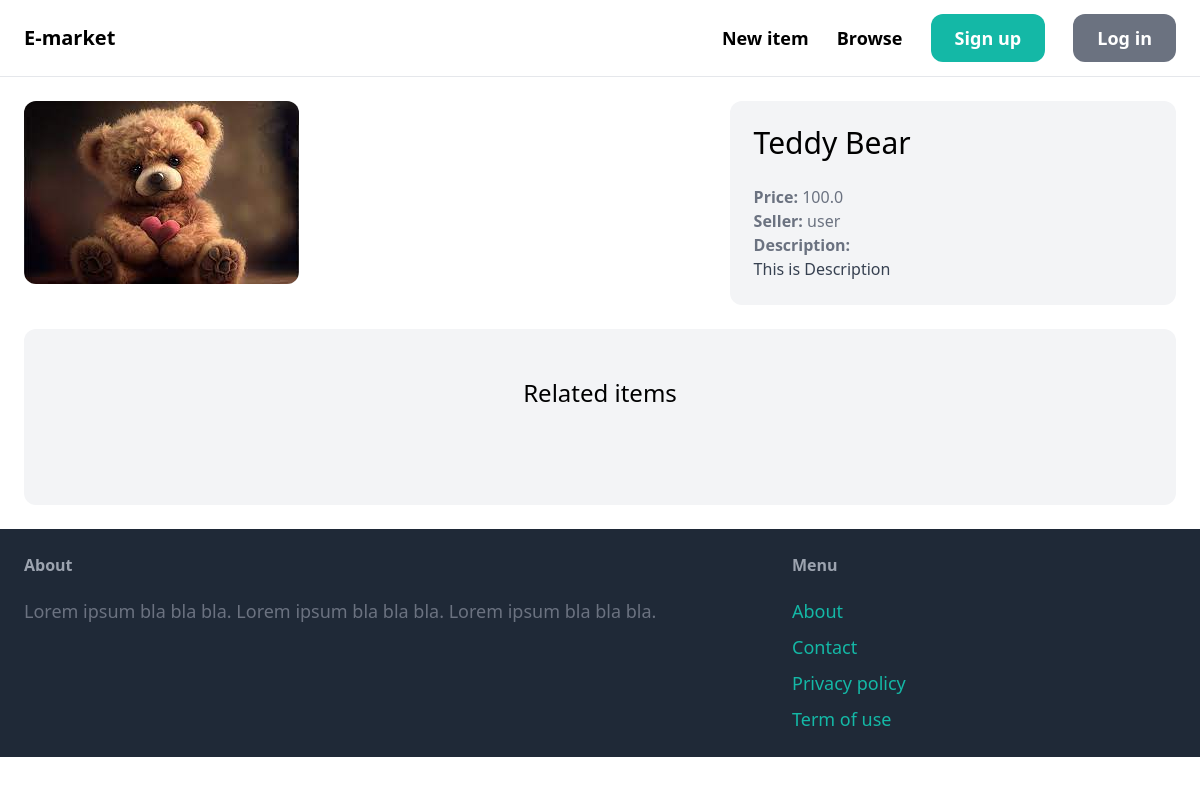
The app's page /items/1/, older data.
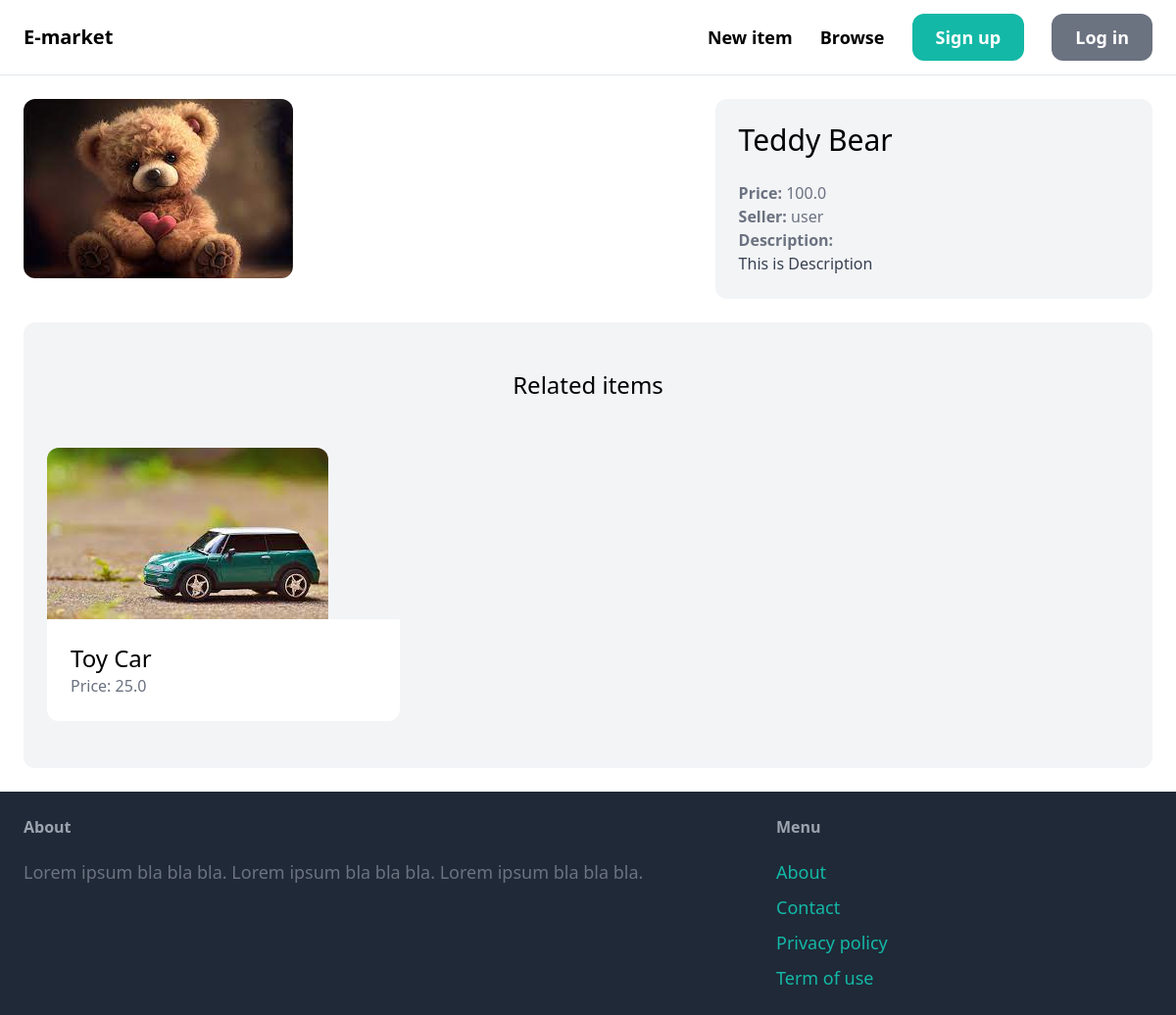
The same page, newer data.
### item/models.py (models this page shows, shortened)
class Item(models.Model):
    category = models.ForeignKey(CategoryModel, related_name='items', on_delete=models.CASCADE)
    name = models.CharField(max_length=255)
    description = models.TextField(blank=True,null=True)
    price = models.FloatField()
    image = models.ImageField(upload_to='item_images', blank=True, null=True)
    is_sold = models.BooleanField(default=False)
    created_by = models.ForeignKey(User,related_name='items',on_delete=models.CASCADE)
    created_at = models.DateField(auto_now_add=True)
    class Meta:
        verbose_name_plural = 'Items'

### item/views.py (the view)
# urls.py: path('<int:pk>/',views.detail, name='detail')
def detail(request,pk):
    item = get_object_or_404(Item,pk=pk)
    related_items = Item.objects.filter(category=item.category,is_sold=False).exclude(pk=pk)[0:3]
    return render(request,'item/detail.html',{
        'item':item,
        'related_items':related_items
        })

### item/templates/item/detail.html (shortened to what this page needs)
{% extends 'core/base.html' %}
{% block content %}
<div class="grid grid-cols-5 gap-6">
    <div class="col-span-3">
        <img src="{{ item.image.url }}" class="rounded-xl">
    </div>
    <div class="col-span-2 p-6 bg-gray-100 rounded-xl">
        <h1 class="mb-6 text-3xl">{{ item.name }}</h1>
        <p class="text-gray-500"><strong>Price: </strong>{{ item.price }}</p>
        <p class="text-gray-500"><strong>Seller: </strong>{{ item.created_by.username }}</p>
        {% if item.description %}
            <p class="text-gray-700">
                <strong class="text-gray-500">Description:</strong><br>
                {{ item.description }}
            </p>
        {% endif %}
    </div>
</div>
<div class="mt-6 px-6 py-12 bg-gray-100 rounded-xl">
    <h2 class="mb-12 text-2xl text-center">Related items</h2>
    <div class="grid grid-cols-3 gap-3">
        {% for item in related_items %}
            <div>
                <a href="{% url 'item:detail' item.id %}">
                    <div>
                        <img src="{{ item.image.url }}" class="rounded-t-xl">
                    </div>
                    <div class="p-6 bg-white rounded-b-xl">
                        <h2 class="text-2xl">{{ item.name }}</h2>
                        <p class="text-gray-500">Price: {{ item.price }}</p>
                    </div>
                </a>
            </div>
        {% endfor %}
    </div>
</div>
{% endblock content %}

Row changes from the older to the newer data that the page shows:
added Item: image (picture), name "Toy Car", price "25.0"
